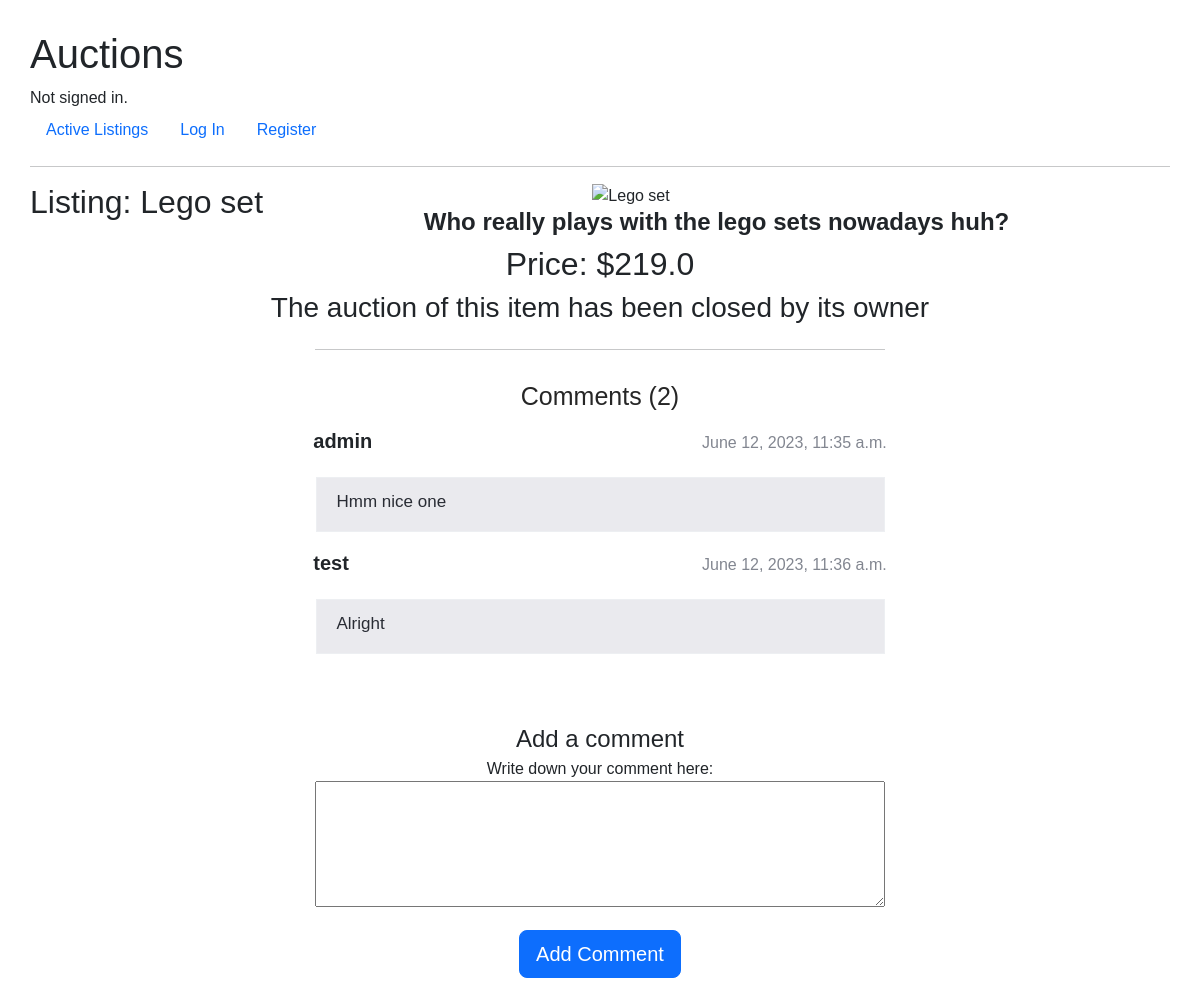
/listings/17/, run on the app's committed database.
### auctions/models.py (models this page shows, shortened)
class Auction_listings(models.Model):
    owner = models.ForeignKey(User, on_delete=models.CASCADE, related_name="my_listings")
    title = models.CharField(max_length=50)
    description = models.CharField(max_length=400)
    price = models.FloatField()
    image = models.URLField(default="https://www.google.com/url?sa=i&url=https%3A%2F%2Fconsumercomplaintscourt.com%2Fno-payment-received-for-work%2F&psig=AOvVaw2JAnZ7uT_5SreEuGO6sD6r&ust=1684926815711000&source=images&cd=vfe&ved=0CBEQjRxqFwoTCOiOrdCni_8CFQAAAAAdAAAAABAE")
    category = models.CharField(max_length=20)
    date_listed = models.DateTimeField(default=timezone.now)
    watchlist = models.ManyToManyField(User, null=True, related_name="mywatchlist")

class Comments(models.Model):
    item = models.ForeignKey(Auction_listings, on_delete=models.CASCADE, related_name="my_comment_section")
    author = models.ForeignKey(User, on_delete=models.CASCADE, related_name="my_comment")
    body = models.TextField()
    created_date = models.DateTimeField(default=timezone.now)
    class Meta:
        ordering = ['created_date']

class User(AbstractUser):
    def __str__(self):
        return self.username

### auctions/views.py (the view)
# urls.py: path("listings/<int:pk>/", views.listings, name="listings"),
def listings(request, pk, message=""):
    post = get_object_or_404(Auction_listings, pk=pk)
    comments = post.my_comment_section.all()
    comment_num = post.my_comment_section.all().count()
    listing = Auction_listings.objects.get(pk=pk)
    watchlisted = request.user in listing.watchlist.all()
    bid = Bids.objects.get(listing=listing)
    form = CommentForm()
    return render(request, "auctions/listing.html", {
        "pk": pk,
        "bid": bid,
        "listing": listing,
        "form": form,
        "count": comment_num,
        "comments": comments,
        "message": message,
        "watchlisted": watchlisted
    })

### auctions/views.py
class CommentForm(forms.ModelForm):
    class Meta:
        model = Comments
        fields = ('body',)
        widgets = {
            'body': forms.Textarea(attrs={'rows':5, 'cols':100}),
        }
        labels = {
            "body": "Write down your comment here",
        }

### auctions/templates/auctions/listing.html (shortened to what this page needs)
{% extends "auctions/layout.html" %}
{% block body %}
    <h2 style="float: left;">Listing: {{ listing.title }}</h2>
    <div class="listing-details text-center">
        <div style="position: relative; margin-right: 15%;">
          <img src="{{ listing.image }}" class="item-img" height="400" alt="{{ listing.title }}">
        </div>
        <h4><strong>{{ listing.description }}</strong></h4>
        <h2>Price: ${{ listing.price }}</h2>
        {% if bid.active %}
          <h5>
              {{ bid.counter }} bid(s) so far.
          </h5>
          {% if listing.owner != request.user %}
            <form action="{% url 'bid' pk %}" method="post" id="bid-form">
              {% csrf_token %}
              <div class="d-flex justify-content-center">
                <div class="p-2 bd-highlight">
                  <input type="number" id="bid-amount" name="bid-amount" min="1" placeholder="Bid" class="form-control">
                </div>
                <div class="p-2 bd-highlight">
                  <button type="submit" class="btn btn-primary mb-2">Place Bid</button>
                </div>
              </div>
            </form>
          {% else %}
            <form action="{% url 'close' pk %}" method="post">
              {% csrf_token %}
              <button class="btn btn-warning btn-lg btn-block" type="submit">Close Auction</button>
            </form>
          {% endif %}
        {% else %}
          {% if bid.bidder == request.user %}
            <h3>Congratulations! You have won this auction.<h3>
          {% elif listing.owner == request.user %}
            <h3>Congratulations! Your item has been purchased by {{bid.bidder}}</h3>
          {% else %}
            <h3>The auction of this item has been closed by its owner</h3>
          {% endif %}
        {% endif %}
        <hr class="my-4" style="width: 50%; margin-left: 25%;">
        <div class="be-comment-block" style="margin-top: 30px;">
          <h1 class="comments-title">Comments ({{ count }})</h1>
          {% for comment in comments %}
            <div class="be-comment">
              <div class="be-comment-content">
                  <span class="be-comment-name">
                    <p>{{ comment.author }}</p>
                  </span>
                  <span class="be-comment-time">
                    {{ comment.created_date }}
                  </span>
                <p class="be-comment-text">
                  {{ comment.body }}
                </p>
              </div>
            </div>
          {% endfor %}
        </div>
          <form action="{% url 'comment' pk %}" method="post" style="margin-top: 1.3em;" id="comment-form">
            <label for="comment-text" style="font-size:x-large;">Add a comment</label>
            {{ form.as_p }}
            <button class="btn btn-primary btn-lg btn-block" type="submit">Add Comment</button>
          </form>
    </div>
{% endblock %}

### auctions/templates/auctions/layout.html (shortened to what this page needs)
{% load static %}
<!DOCTYPE html>
<html lang="en">
    <head>
        <link href="https://cdn.jsdelivr.net/npm/bootstrap@5.3.0/dist/css/bootstrap.min.css" rel="stylesheet">
        <link href="{% static 'auctions/styles.css' %}" rel="stylesheet">
    </head>
    <body>
        <h1>Auctions</h1>
        <div>
            {% if user.is_authenticated %}
                Signed in as <strong>{{ user.username }}</strong>.
            {% else %}
                Not signed in.
            {% endif %}
        </div>
        <ul class="nav">
            <li class="nav-item">
                <a class="nav-link" href="{% url 'index' %}">Active Listings</a>
            </li>
            {% if user.is_authenticated %}
                <li class="nav-item">
                    <a class="nav-link" href="{% url 'create' %}">Create Listing</a>
                </li>
                <li class="nav-item">
                    <a class="nav-link" href="{% url 'watchlist' %}">Watchlist</a>
                </li>
                <li class="nav-item">
                    <a class="nav-link" href="{% url 'logout' %}">Log Out</a>
                </li>
            {% else %}
                <li class="nav-item">
                    <a class="nav-link" href="{% url 'login' %}">Log In</a>
                </li>
                <li class="nav-item">
                    <a class="nav-link" href="{% url 'register' %}">Register</a>
                </li>
            {% endif %}
        </ul>
        <hr>
        {% block body %}
        {% endblock %}
    </body>
</html>

### auctions/static/auctions/styles.css (style rules this page uses)
body { font-family: Arial, sans-serif; margin: 20px; padding: 10px; }
label { display: block; }
.be-comment-block { margin-bottom: 50px !important; border: 1px solid #edeff2; border-radius: 2px; border:1px solid #ffffff; }
.comments-title { font-size: 25px; color: #262626; margin-bottom: 15px; }
.be-comment-name { font-size: 20px; font-weight: 700; text-align: left; }
.be-comment-content span { display: inline-block; width: 25%; margin-bottom: 5px; }
.be-comment-time { text-align: right; font-size: 16px; color: #828690; }
.be-comment-text { font-size: 17px; line-height: 18px; color: #292c34; display: block; background: #eaeaee; border: 1px solid #edeff2; padding: 15px 20px 20px 20px; width: 50%; margin-left: 25%; text-align: left; }
textarea { max-width: 50%; }

### data on the page
Auction_listings: title "Lego set", description "Who really plays with the lego sets nowadays huh?", price "219.0"
Comments: author "admin", created_date "June 12, 2023, 11:35 a.m.", body "Hmm nice one"
Comments: author "test", created_date "June 12, 2023, 11:36 a.m.", body "Alright"

### other printed values
{{ count }} "2"
